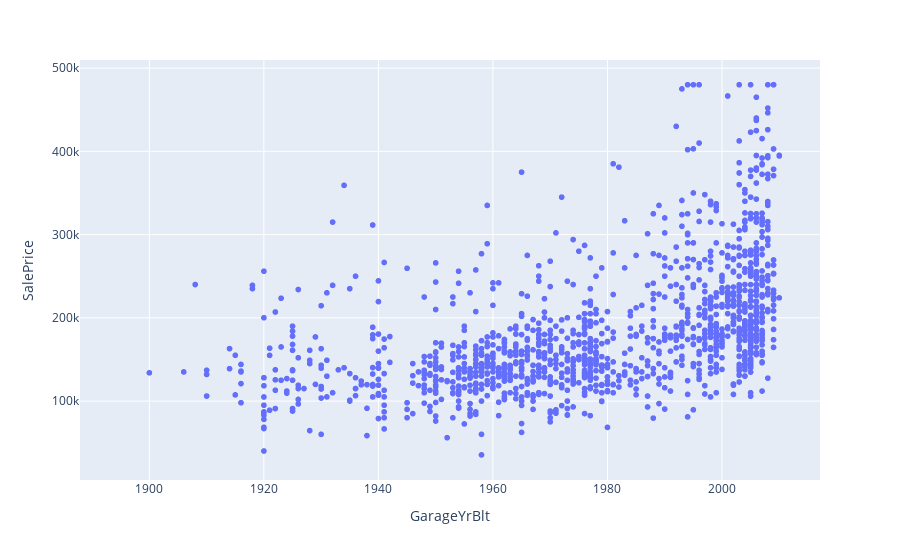

Here is the notebook cell this chart was saved with:
### Code cell
px.scatter(df, x="GarageYrBlt", y="SalePrice")

### Figure 1 — Plotly figure (JSON) as saved in the notebook; plotly's stock layout.template omitted (floating-point values rounded to 4 significant figures; data arrays with more than 128 entries replaced by an {"elided": "..."} marker saying what was removed)
{"data": [{"hovertemplate": "GarageYrBlt=%{x}<br>SalePrice=%{y}<extra></extra>", "legendgroup": "", "marker": {"color": "#636efa", "symbol": "circle"}, "mode": "markers", "name": "", "showlegend": false, "type": "scattergl", "x": {"elided": "2918 int values"}, "xaxis": "x", "y": {"elided": "2918 int values"}, "yaxis": "y"}], "layout": {"legend": {"tracegroupgap": 0}, "margin": {"t": 60}, "xaxis": {"anchor": "y", "domain": [0, 1], "title": {"text": "GarageYrBlt"}}, "yaxis": {"anchor": "x", "domain": [0, 1], "title": {"text": "SalePrice"}}}}
